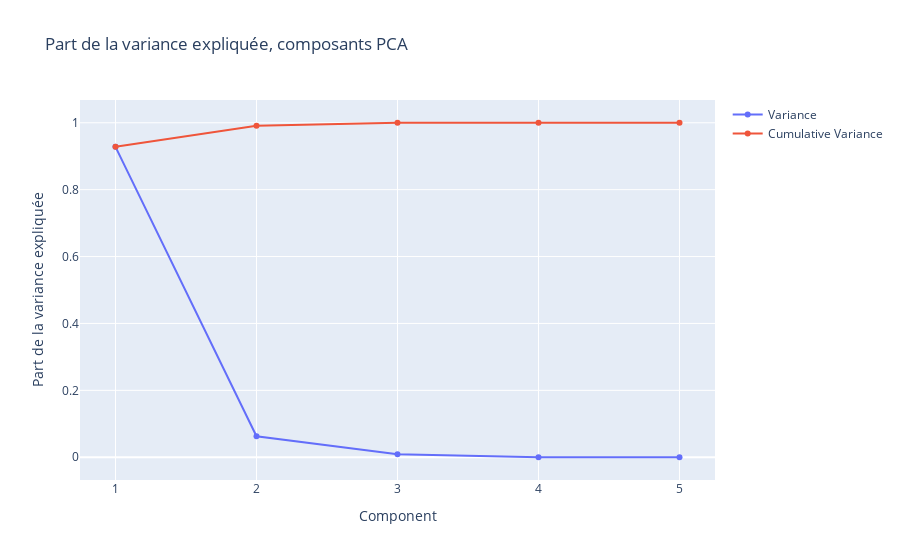

Notebook source saved alongside this figure:
### Code cell
co2.viz.plot_pca_variance(pca, n_features=5, save=True, format='png')

### Figure 1 — Plotly figure (JSON) as saved in the notebook; plotly's stock layout.template omitted (floating-point values rounded to 4 significant figures)
{"data": [{"mode": "lines+markers", "name": "Variance", "type": "scatter", "x": [1, 2, 3, 4, 5], "y": [0.928, 0.06282, 0.009142, 2.017e-06, 1.843e-06]}, {"mode": "lines+markers", "name": "Cumulative Variance", "type": "scatter", "x": [1, 2, 3, 4, 5], "y": [0.928, 0.9908, 1.0, 1.0, 1.0]}], "layout": {"title": {"text": "Part de la variance expliquée, composants PCA"}, "xaxis": {"title": {"text": "Component"}}, "yaxis": {"title": {"text": "Part de la variance expliquée"}}}}
